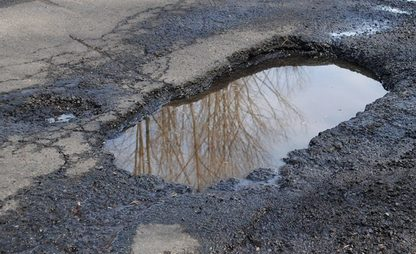
#> input picture data/raw/hole/img-1019.jpg, 416 x 254 px; its folder holds only this picture in this run
$ python data_preparation.py
#> lines starting #> are read from the running program, lines starting #| are printed output that depends on the picture
"""
Data Preparation Script
Organizes raw images into train/validation/test splits
"""

import os
import shutil
from pathlib import Path
import random
from PIL import Image


def prepare_dataset(
        raw_data_dir='data/raw',
        processed_dir='data/processed',
        train_split=0.7,
        val_split=0.15,
        test_split=0.15,
        target_size=(224, 224),
        seed=42
):
    """
    Prepare dataset by splitting into train/val/test and organizing folders

    Args:
        raw_data_dir: Directory containing class folders (e.g., raw/berlubang, raw/rusak_ringan, raw/normal)
        processed_dir: Output directory for processed data
        train_split: Proportion of data for training (0.7 = 70%)
        val_split: Proportion for validation (0.15 = 15%)
        test_split: Proportion for testing (0.15 = 15%)
        target_size: Resize images to this size (width, height)
        seed: Random seed for reproducibility
    """
#> called with raw_data_dir = 'data/raw', processed_dir = 'data/processed', train_split = 0.7, val_split = 0.15, test_split = 0.15, target_size = (224, 224), seed = 42

    random.seed(seed)

    print("=" * 60)
    print("Data Preparation Script (Multi-Class)")
    print("=" * 60)

    # Validate splits
    if abs(train_split + val_split + test_split - 1.0) > 0.001:
        raise ValueError("Splits must sum to 1.0")

    raw_path = Path(raw_data_dir)
    if not raw_path.exists():
        raise ValueError(f"Raw data directory not found: {raw_data_dir}")

    # Get all class folders
    classes = [d.name for d in raw_path.iterdir() if d.is_dir()]
    classes.sort()  # Sort for consistency

    if not classes:
        raise ValueError(f"No class folders found in {raw_data_dir}")

    print(f"Found {len(classes)} classes: {', '.join(classes)}")

    splits = ['train', 'validation', 'test']

    # Create directory structure
    for split in splits:
        for cls in classes:
            path = Path(processed_dir) / split / cls
            path.mkdir(parents=True, exist_ok=True)

    # Process each class
    for cls in classes:
        print(f"\nProcessing class: {cls}")
        print("-" * 60)

        # Get all images in this class
        raw_class_dir = Path(raw_data_dir) / cls

        if not raw_class_dir.exists():
            print(f"⚠️  Warning: {raw_class_dir} does not exist. Skipping...")
            continue

        # Get image files
        image_extensions = {'.jpg', '.jpeg', '.png', '.bmp', '.heic'}
        images = [
            f for f in raw_class_dir.iterdir()
            if f.suffix.lower() in image_extensions
        ]

        if len(images) == 0:
            print(f"⚠️  No images found in {raw_class_dir}")
            continue

        print(f"Found {len(images)} images")

        # Shuffle images
        random.shuffle(images)

        # Calculate split indices
        n = len(images)
        train_end = int(n * train_split)
        val_end = train_end + int(n * val_split)

        train_images = images[:train_end]
        val_images = images[train_end:val_end]
        test_images = images[val_end:]

        print(f"Split: {len(train_images)} train, {len(val_images)} val, {len(test_images)} test")

        # Copy and resize images
        def copy_and_resize(image_list, split_name):
            dest_dir = Path(processed_dir) / split_name / cls
            success_count = 0
            error_count = 0

            for img_path in image_list:
                try:
                    # Open and resize image
                    img = Image.open(img_path).convert('RGB')
                    img = img.resize(target_size, Image.Resampling.LANCZOS)

                    # Save to destination
                    dest_path = dest_dir / img_path.name
                    img.save(dest_path, quality=95)
                    success_count += 1

                except Exception as e:
                    print(f"  ❌ Error processing {img_path.name}: {e}")
                    error_count += 1

            return success_count, error_count

        # Process each split
        train_ok, train_err = copy_and_resize(train_images, 'train')
        val_ok, val_err = copy_and_resize(val_images, 'validation')
        test_ok, test_err = copy_and_resize(test_images, 'test')
#> call 3 of copy_and_resize, with split_name = 'test'
#> in copy_and_resize, img is the input picture: PIL image 416x254 RGB; mean R, G, B 102.1, 103.7, 110.2
#> in copy_and_resize (call 3), `img = img.resize(target_size, Image.Resampling.LANCZOS)`:
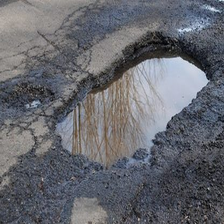
#> img: PIL image 224x224 RGB; mean R, G, B 102.1, 103.7, 110.2

        print(f"  ✅ Train: {train_ok} processed, {train_err} errors")
        print(f"  ✅ Val:   {val_ok} processed, {val_err} errors")
        print(f"  ✅ Test:  {test_ok} processed, {test_err} errors")
#> pass 2 of the loop in prepare_dataset, `for cls in classes:`:
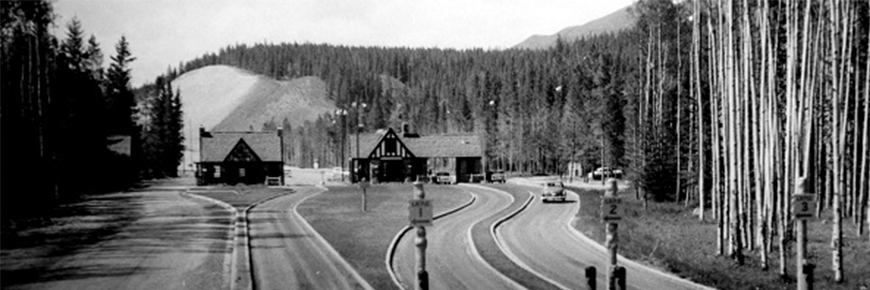
#> input picture data/raw/no_hole/10.jpg, 870 x 290 px
#> in copy_and_resize, img is the input picture: PIL image 870x290 RGB; min 0, max 255, mean 107.3
#> in copy_and_resize (call 6), `img = img.resize(target_size, Image.Resampling.LANCZOS)`:
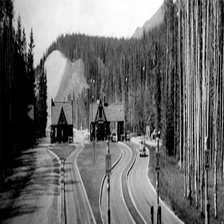
#> img: PIL image 224x224 RGB; min 0, max 255, mean 107.3

    # Print summary
    print("\n" + "=" * 60)
    print("Dataset Preparation Complete!")
    print("=" * 60)

    for split in splits:
        print(f"\n{split.upper()}:")
        for cls in classes:
            path = Path(processed_dir) / split / cls
            count = len(list(path.glob('*')))
            print(f"  {cls}: {count} images")
#> pass 2 of the loop in prepare_dataset, `for split in splits:`:

    print("\n" + "=" * 60)
    print("Next steps:")
    print("1. Verify the data splits look correct")
    print("2. Run: python train.py")
    print("=" * 60)


# [75 lines left out: functions verify_dataset, create_sample_dataset, not called in this run]


if __name__ == "__main__":
    import argparse

    parser = argparse.ArgumentParser(description='Prepare dataset for training')
    parser.add_argument('--raw-dir', default='data/raw',
                        help='Directory with raw images organized by class')
    parser.add_argument('--output-dir', default='data/processed',
                        help='Output directory for processed data')
    parser.add_argument('--train-split', type=float, default=0.7,
                        help='Training split (default: 0.7)')
    parser.add_argument('--val-split', type=float, default=0.15,
                        help='Validation split (default: 0.15)')
    parser.add_argument('--test-split', type=float, default=0.15,
                        help='Test split (default: 0.15)')
    parser.add_argument('--image-size', type=int, default=224,
                        help='Target image size (default: 224)')
    parser.add_argument('--create-sample', action='store_true',
                        help='Create sample dataset for testing')
    parser.add_argument('--verify', action='store_true',
                        help='Only verify existing dataset')

    args = parser.parse_args()

    if args.create_sample:
        create_sample_dataset(args.raw_dir)

    if args.verify:
        verify_dataset(args.output_dir)
    else:
        prepare_dataset(
            raw_data_dir=args.raw_dir,
            processed_dir=args.output_dir,
            train_split=args.train_split,
            val_split=args.val_split,
            test_split=args.test_split,
            target_size=(args.image_size, args.image_size)
        )
